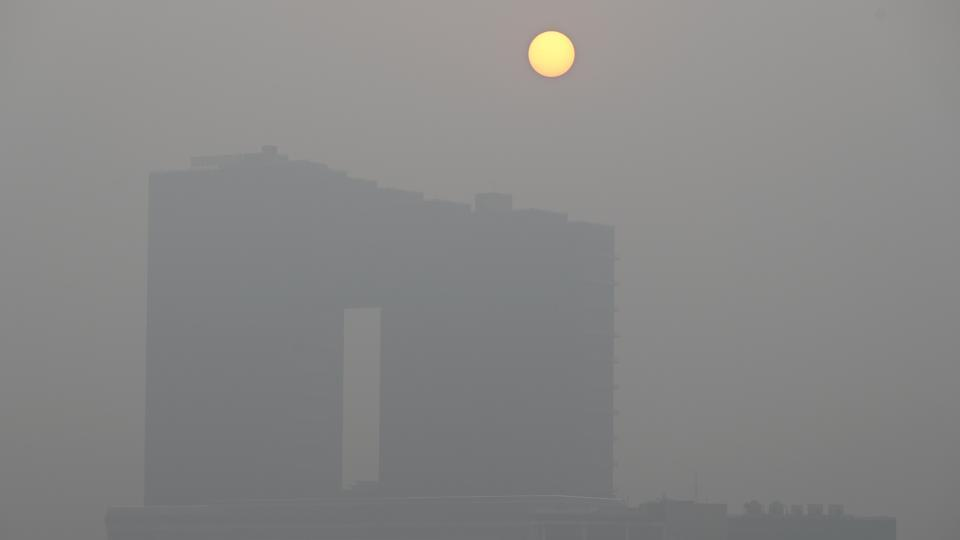
#> input picture sample images/A-smoggy-winter-evening-in-Delhi-NCR.jpg, 960 x 540 px
$ python pipeline.py --image 'sample images/A-smoggy-winter-evening-in-Delhi-NCR.jpg'   (older library calls are emulated)
#> lines starting #> are read from the running program, lines starting #| are printed output that depends on the picture
### dehaze.py
"""
Single-image haze removal via the Dark Channel Prior (He, Sun, Tang 2009).

Why this instead of just histogram equalization / CLAHE: haze physically
adds a veil of atmospheric light that's roughly uniform across the scene
(cv2.equalizeHist / CLAHE redistribute contrast but can't remove that veil,
so hazy photos stay washed-out looking after them). Dark Channel Prior
actually estimates *how much haze* is over each pixel and inverts the
physical haze formation model (I = J*t + A*(1-t)) to recover the clear
scene radiance J. This is the standard classical (pre-deep-learning)
dehazing algorithm and needs no trained weights, so it's free to bundle.

Pipeline:
  1. dark channel of the hazy image -> rough haze density map
  2. atmospheric light A estimated from the haziest 0.1% of pixels
  3. transmission map t estimated from the dark channel, refined with a
     guided filter (edge-aware smoothing using the image itself as guide,
     avoids blocky artifacts at object boundaries)
  4. invert the haze model to recover the clear image
"""
import cv2
import numpy as np


def _dark_channel(img_float, patch_size=15):
    """img_float: HxWx3, values in [0,1]."""
    min_channel = np.min(img_float, axis=2)
    kernel = cv2.getStructuringElement(cv2.MORPH_RECT, (patch_size, patch_size))
    return cv2.erode(min_channel, kernel)


def _atmospheric_light(img_float, dark_channel, top_fraction=0.001):
    h, w = dark_channel.shape
    num_pixels = h * w
    num_top = max(int(num_pixels * top_fraction), 1)

    dark_flat = dark_channel.reshape(num_pixels)
    img_flat = img_float.reshape(num_pixels, 3)

    top_indices = np.argsort(dark_flat)[-num_top:]
    # Brightest of the haziest pixels -- standard heuristic for estimating
    # the atmospheric light color/intensity.
    brightest_idx = top_indices[np.argmax(img_flat[top_indices].sum(axis=1))]
    return img_flat[brightest_idx]


def _transmission_estimate(img_float, atmosphere, patch_size=15, omega=0.95):
    normalized = img_float / np.maximum(atmosphere, 1e-6)
    dark = _dark_channel(normalized, patch_size)
    return 1.0 - omega * dark


def _guided_filter(guide_gray, src, radius=40, eps=1e-3):
    """Edge-aware smoothing of `src` guided by `guide_gray`, both float in
    [0,1]. Standard fast guided filter (He et al. 2010), box-filter based."""
    mean_guide = cv2.boxFilter(guide_gray, cv2.CV_32F, (radius, radius))
    mean_src = cv2.boxFilter(src, cv2.CV_32F, (radius, radius))
    mean_guide_src = cv2.boxFilter(guide_gray * src, cv2.CV_32F, (radius, radius))
    cov_guide_src = mean_guide_src - mean_guide * mean_src

    mean_guide_sq = cv2.boxFilter(guide_gray * guide_gray, cv2.CV_32F, (radius, radius))
    var_guide = mean_guide_sq - mean_guide * mean_guide

    a = cov_guide_src / (var_guide + eps)
    b = mean_src - a * mean_guide

    mean_a = cv2.boxFilter(a, cv2.CV_32F, (radius, radius))
    mean_b = cv2.boxFilter(b, cv2.CV_32F, (radius, radius))

    return mean_a * guide_gray + mean_b


def dehaze(image_bgr, patch_size=15, omega=0.95, t_min=0.15,
           guided_radius=40, guided_eps=1e-3, strength=1.0):
    """
    image_bgr: uint8 BGR image.
    strength: 0 = no change, 1 = full correction. Useful for avoiding
        over-correction on only-mildly-hazy photos (try 0.6-0.8 there).
    Returns: uint8 BGR dehazed image, same size.
    """
    img_float = image_bgr.astype(np.float32) / 255.0

    dark = _dark_channel(img_float, patch_size)
    atmosphere = _atmospheric_light(img_float, dark)
    transmission = _transmission_estimate(img_float, atmosphere, patch_size, omega)

    gray = cv2.cvtColor(image_bgr, cv2.COLOR_BGR2GRAY).astype(np.float32) / 255.0
    transmission_refined = _guided_filter(gray, transmission, guided_radius, guided_eps)
    transmission_refined = np.clip(transmission_refined, t_min, 1.0)

    result = np.empty_like(img_float)
    for c in range(3):
        result[:, :, c] = (img_float[:, :, c] - atmosphere[c]) / transmission_refined + atmosphere[c]
    result = np.clip(result, 0.0, 1.0)

    if strength < 1.0:
        result = strength * result + (1 - strength) * img_float

    return (result * 255).astype(np.uint8)


def estimate_haze_level(image_bgr, patch_size=15):
    """
    Rough 0-1 haze severity estimate (mean dark channel value -- clear
    outdoor images have dark channels near 0; hazy ones are much higher).
    Useful for deciding whether to bother dehazing at all, or how strongly.
    """
    img_float = image_bgr.astype(np.float32) / 255.0
    dark = _dark_channel(img_float, patch_size)
    return float(np.mean(dark))


def auto_brightness(image_bgr, target_mean=140):
    """
    Dark Channel Prior dehazing systematically under-brightens results (it
    removes the atmospheric-light veil without independently correcting
    exposure). This is a simple gamma correction to bring the result back
    to a natural brightness level without re-introducing haze.
    """
    gray = cv2.cvtColor(image_bgr, cv2.COLOR_BGR2GRAY)
    current_mean = max(float(np.mean(gray)), 1.0)
    gamma = np.log(target_mean / 255.0) / np.log(current_mean / 255.0)
    gamma = np.clip(gamma, 0.3, 3.0)

    lut = np.array([((i / 255.0) ** gamma) * 255 for i in range(256)]).astype(np.uint8)
    return cv2.LUT(image_bgr, lut)

### detector.py
"""YOLOv8n object detection through the free Ultralytics package."""
import os

from ultralytics import YOLO


class ObjectDetector:
    def __init__(self, model_dir="models", conf_threshold=0.35, model_name="yolov8n.pt"):
        model_path = os.path.join(model_dir, model_name)
        self.model = YOLO(model_path if os.path.isfile(model_path) else model_name)
        self.conf_threshold = conf_threshold

    # [20 lines left out: function detect, not called in this run]

### pipeline.py
"""
End-to-end pipeline:
  image -> detect objects -> score each for "scuffed-ness" ->
  highlight scuffed objects on the FULL, clear image (nothing is blacked
  out) -> identify what each scuffed object likely is -> save annotated
  output + JSON report.

Usage:
    python pipeline.py --image path/to/photo.jpg --threshold 0.65

Output:
    outputs/<name>_annotated.jpg   -- full clear image, scuffed objects
                                       boxed red, borderline objects boxed
                                       amber, optionally clarity-enhanced
    outputs/<name>_report.json     -- structured results for every detection

v2 changes from the original:
  - Removed the "gray out everything except scuffed boxes" masking. At a
    strict threshold that flags nothing, that produced an almost-black
    output image -- confusing and not what most people want. The image is
    now always shown in full, clear color.
  - Single hard threshold replaced with two tiers (SCUFFED / POSSIBLE) so
    raising the threshold to cut false positives doesn't make borderline
    objects disappear entirely -- they just get a softer amber indicator
    instead of vanishing.
  - Optional whole-image clarity enhancement (denoise + local contrast +
    sharpen) via enhance.py, on by default.
"""
import argparse
import json
import os

import cv2
import numpy as np

from detector import ObjectDetector
from region_detector import RegionProposalDetector
from scuff_score import compute_scuff_score
from enhance import enhance_image
from dehaze import dehaze, auto_brightness, estimate_haze_level


# [15 lines left out: function classify_severity, not called in this run]


SEVERITY_COLOR = {
    "scuffed": (0, 0, 255),   # red (BGR)
    "possible": (0, 165, 255),  # amber (BGR)
}
SEVERITY_LABEL_PREFIX = {
    "scuffed": "SCUFFED",
    "possible": "possible wear",
}


# [54 lines left out: functions annotate, _draw_dashed_rect, _draw_legend, not called in this run]


def run(image_path, out_dir="outputs", model_dir="models",
        scuff_threshold=0.65, warn_ratio=0.75, detect_conf=0.35, top_k_ids=3,
        enhance=True, denoise_strength=3, clahe_clip=2.0, sharpen_strength=0.5,
        detector_mode="voc", max_boxes=25, always_identify=True,
        region_quality=False, auto_dehaze=True, dehaze_haze_threshold=0.25,
        dehaze_strength=1.0, brightness_target=115,
        voc_detector=None, region_detector=None):
    """
    voc_detector / region_detector: pass pre-constructed
    instances (e.g. loaded once at server startup) to skip re-parsing the
    Caffe model files from disk on every call -- matters a lot in a web
    service context where this otherwise reloads ~60MB of model weights
    per request. CLI usage (pipeline.py run directly) still works fine
    without passing these; they're built fresh as before.
    """
#> called with out_dir = 'outputs', model_dir = 'models', scuff_threshold = 0.65, warn_ratio = 0.75, detect_conf = 0.35, top_k_ids = 3, enhance = True, denoise_strength = 3
    image = cv2.imread(image_path)
#> image is the input picture: shape (540, 960, 3); mean B, G, R 134.6, 135, 135.3
    if image is None:
        raise FileNotFoundError(f"Could not read image: {image_path}")

    # Memory safety: Resize if image is extremely large to prevent OOM on
    # small server instances (e.g. Render free tier 512MB limit).
    h, w = image.shape[:2]
    max_dim = 1000
    if max(h, w) > max_dim:
        scale = max_dim / max(h, w)
        image = cv2.resize(image, (int(w * scale), int(h * scale)), interpolation=cv2.INTER_AREA)

    # Dehaze first, before detection/scoring/identification -- everything
    # downstream works on the clearer image, not just the final display.
    # Auto-skipped on already-clear photos (haze level below threshold) so
    # this doesn't distort normal, non-hazy product photos.
    haze_level = estimate_haze_level(image)
#> haze_level = 0.519
    did_dehaze = auto_dehaze and haze_level >= dehaze_haze_threshold
#> did_dehaze = True
    working_image = image
    if did_dehaze:
        working_image = dehaze(image, strength=dehaze_strength)
#> in _atmospheric_light, `top_indices = np.argsort(dark_flat)[-num_top:]`: top_indices = 518 values, max 14936 at index 308, min 279 at index 425, mean 4345.3
#> in _atmospheric_light, `brightest_idx = top_indices[np.argmax(img_flat[top_indices].sum(axis=1..`: brightest_idx = 5313
#> in dehaze, `atmosphere = _atmospheric_light(img_float, dark)`: atmosphere = [0.6, 0.608, 0.647]
#> in _guided_filter, `b = mean_src - a * mean_guide`:
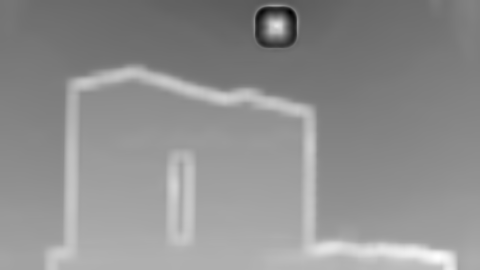
#> b: shape (540, 960) float32 (shown at 1/2 size); min -0.25, max 0.639, mean 0.25; drawn with min black and max white
#> in _guided_filter, `mean_a = cv2.boxFilter(a, cv2.CV_32F, (radius, radius))`:
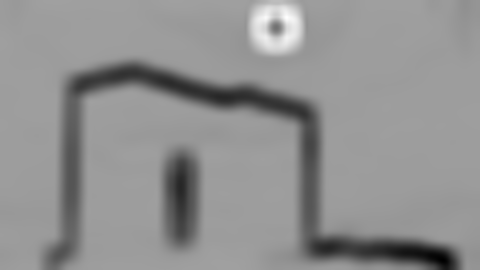
#> mean_a: shape (540, 960) float32 (shown at 1/2 size); min -0.374, max 0.216, mean -0.0386; drawn with min black and max white
#> in _guided_filter, `mean_b = cv2.boxFilter(b, cv2.CV_32F, (radius, radius))`:
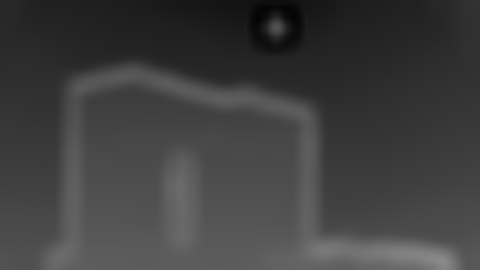
#> mean_b: shape (540, 960) float32 (shown at 1/2 size); min 0.0167, max 0.539, mean 0.249
#> after the loop in dehaze, `for c in range(3):`:
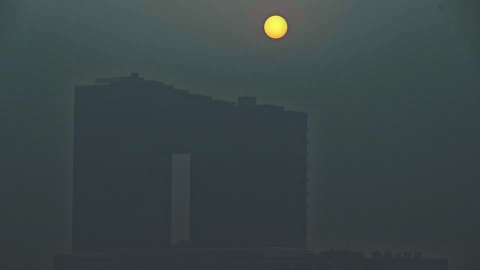
#> result: shape (540, 960, 3) float32 (shown at 1/2 size); mean B, G, R 0.32, 0.307, 0.176; drawn with min black and max white
#> in dehaze, `result = np.clip(result, 0.0, 1.0)`:
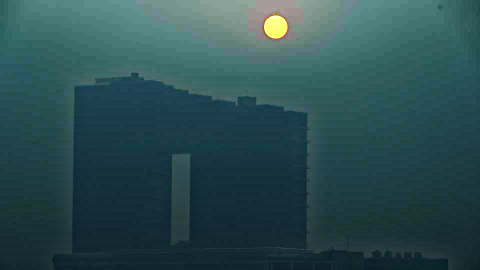
#> result: shape (540, 960, 3) float32 (shown at 1/2 size); mean B, G, R 0.32, 0.304, 0.172
        working_image = auto_brightness(working_image, target_mean=brightness_target)
#> in auto_brightness, `gray = cv2.cvtColor(image_bgr, cv2.COLOR_BGR2GRAY)`:
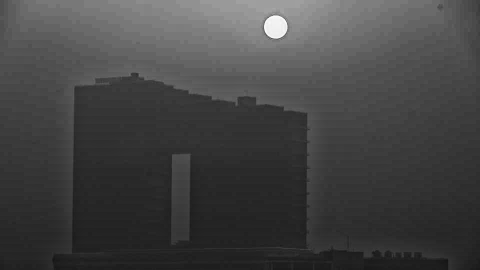
#> gray: shape (540, 960) (shown at 1/2 size); min 20, max 255, mean 67.5
#> in auto_brightness, `current_mean = max(float(np.mean(gray)), 1.0)`: current_mean = 67.54
#> in auto_brightness, `gamma = np.log(target_mean / 255.0) / np.log(current_mean / 255.0)`: gamma = 0.599
#> in auto_brightness, `lut = np.array([((i / 255.0) ** gamma) * 255 for i in range(256)]).ast..`: lut = 256 values from 0 to 255
#> in auto_brightness, `return cv2.LUT(image_bgr, lut)`:
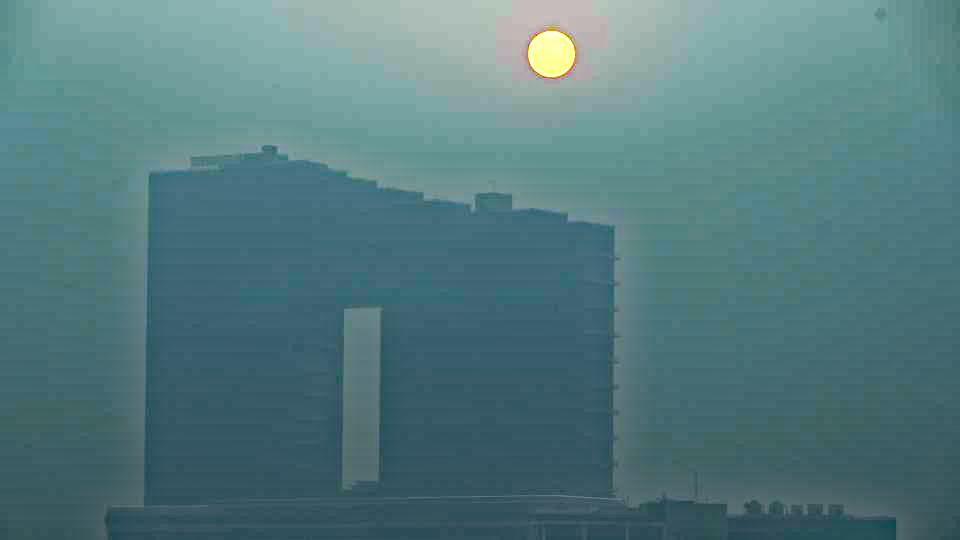
#> returned value: shape (540, 960, 3); mean of channels 0, 1, 2 126.1, 121.5, 83.9; drawn as B, G, R

    if detector_mode == "regions":
        # Class-agnostic: fits arbitrary/mixed product types (shoes, phones,
        # furniture, whatever else) that a fixed 20-class VOC model can't
        # name at all. Noisier than the VOC detector on general real-world
        # photos (backgrounds, foliage, sky get proposed as "objects" too)
        # -- prefer this only when your photos genuinely contain mixed,
        # non-VOC-class items. See region_detector.py.
        detector = region_detector or RegionProposalDetector(top_k=max_boxes, quality=region_quality)
    else:
        detector = voc_detector or ObjectDetector(model_dir=model_dir, conf_threshold=detect_conf)
    detections = detector.detect(working_image)

    results = []
    for det in detections:
        x1, y1, x2, y2 = det["box"]
        crop = working_image[y1:y2, x1:x2]
        scuff_info = compute_scuff_score(crop)
        severity = classify_severity(scuff_info["scuff_score"], scuff_threshold, warn_ratio)
        is_scuffed = severity == "scuffed"

        entry = {
            "detector_label": det["label"],
            "detector_confidence": round(det["confidence"], 4),
            "box": det["box"],
            **scuff_info,
            "severity": severity,
            "is_scuffed": is_scuffed,  # kept for backward compatibility
        }

        entry["best_guess"] = det["label"]

        results.append(entry)

    # Whole image, always kept fully visible/clear -- no more blackout mask.
    # Start from the (possibly dehazed) working image so the final output
    # reflects the clarity fix too, not just detection/scoring.
    output_img = working_image.copy()
    if enhance:
        output_img = enhance_image(
            output_img,
            denoise_strength=denoise_strength,
            clahe_clip=clahe_clip,
            sharpen_strength=sharpen_strength,
        )
    os.makedirs(out_dir, exist_ok=True)
    base = os.path.splitext(os.path.basename(image_path))[0]
    out_modified_path = os.path.join(out_dir, f"{base}_modified.jpg")
    out_img_path = os.path.join(out_dir, f"{base}_annotated.jpg")
    out_json_path = os.path.join(out_dir, f"{base}_report.json")

    cv2.imwrite(out_modified_path, output_img)
    output_img = annotate(output_img, detections, results)
    cv2.imwrite(out_img_path, output_img)
    with open(out_json_path, "w") as f:
        json.dump({
            "source_image": image_path,
            "haze_level": round(haze_level, 4),
            "dehazed": did_dehaze,
            "scuff_threshold": scuff_threshold,
            "warn_threshold": round(scuff_threshold * warn_ratio, 4),
            "num_objects_detected": len(detections),
            "num_scuffed": sum(1 for r in results if r["severity"] == "scuffed"),
            "num_possible": sum(1 for r in results if r["severity"] == "possible"),
            "detections": results,
        }, f, indent=2)

    return out_img_path, out_modified_path, out_json_path, results


if __name__ == "__main__":
    parser = argparse.ArgumentParser(description="Detect and identify scuffed objects in an image.")
    parser.add_argument("--image", required=True, help="Path to input image")
    parser.add_argument("--out_dir", default="outputs")
    parser.add_argument("--model_dir", default="models")
    parser.add_argument("--threshold", type=float, default=0.65,
                         help="Scuff score threshold (0-1) above which an object is flagged 'scuffed'")
    parser.add_argument("--warn_ratio", type=float, default=0.75,
                         help="Fraction of --threshold above which an object is flagged 'possible wear' "
                              "instead of disappearing entirely")
    parser.add_argument("--detect_conf", type=float, default=0.35,
                         help="Minimum detector confidence to consider a box")
    parser.add_argument("--no_enhance", action="store_true",
                         help="Skip the denoise/contrast/sharpen clarity pass")
    parser.add_argument("--sharpen", type=float, default=0.5,
                         help="Sharpen strength, 0 disables. ~0.3-0.8 looks natural")
    parser.add_argument("--detector", choices=["voc", "regions"], default="voc",
                         help="'voc' (default): the original fixed 20-class model -- clean, "
                              "reliable boxes but only person/car/chair/etc, no shoe/phone. "
                              "'regions': class-agnostic Selective Search for arbitrary/mixed "
                              "product types, but noisier on general photos.")
    parser.add_argument("--max_boxes", type=int, default=25,
                         help="Cap on number of object regions per image (regions mode)")
    parser.add_argument("--region_quality", action="store_true",
                         help="Use Selective Search 'quality' mode (slower, better recall on "
                              "cluttered shelf photos) instead of 'fast' mode")
    parser.add_argument("--no_dehaze", action="store_true",
                         help="Skip automatic haze removal even on hazy-looking photos")
    parser.add_argument("--dehaze_strength", type=float, default=1.0,
                         help="0=no correction, 1=full Dark Channel Prior correction")
    parser.add_argument("--brightness_target", type=int, default=115,
                         help="Target mean brightness (0-255) after dehazing")
    args = parser.parse_args()

#> (the run stopped early here; a loop or call above may not have finished)

$ run again, on sample images/smog.jpeg
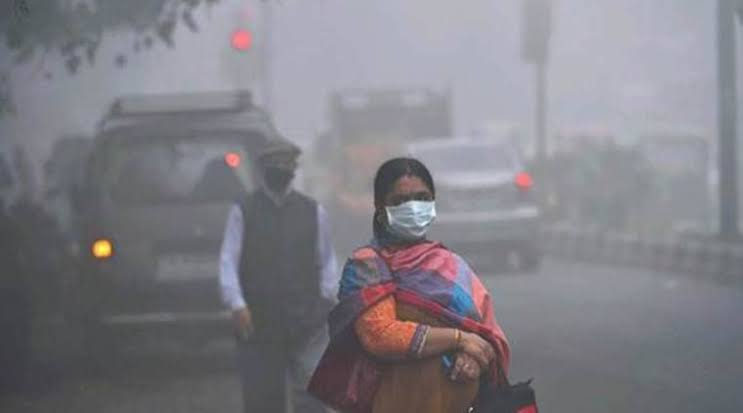
#> input picture sample images/smog.jpeg, 743 x 413 px
#> in run, image is the input picture: shape (413, 743, 3); mean B, G, R 133.8, 126.8, 128.6
#> haze_level = 0.45
#> did_dehaze = True
#> top_indices = 306 values, max 36234 at index 24, min 503 at index 83, mean 24118.1
#> brightest_idx = 17663
#> atmosphere = [0.784, 0.737, 0.737]
#> in auto_brightness, `gray = cv2.cvtColor(image_bgr, cv2.COLOR_BGR2GRAY)`:
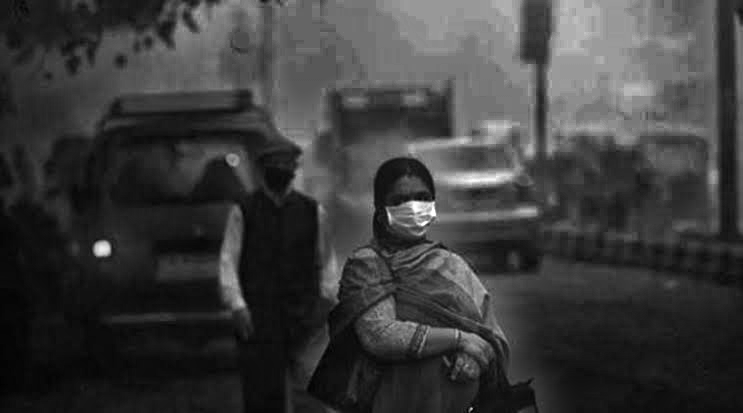
#> gray: shape (413, 743); min 0, max 255, mean 59.6
#> current_mean = 59.6
#> gamma = 0.548
#> lut = 256 values from 0 to 255
#> in auto_brightness, `return cv2.LUT(image_bgr, lut)`:
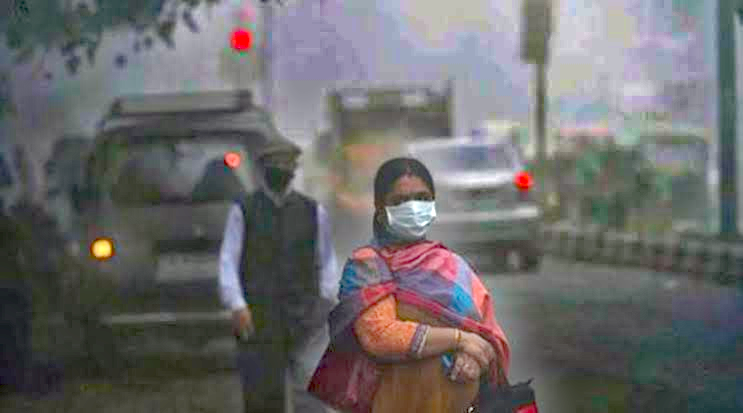
#> returned value: shape (413, 743, 3); mean of channels 0, 1, 2 106.9, 106.4, 107.4; drawn as B, G, R
